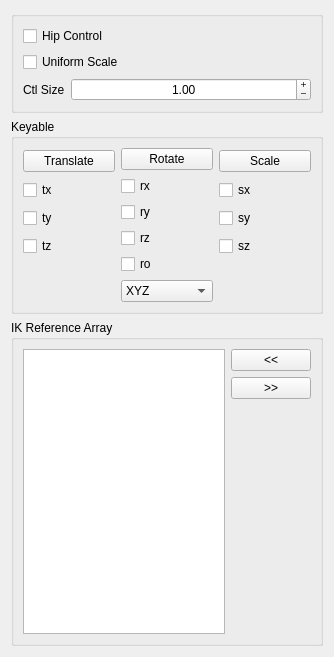
<?xml version="1.0" encoding="UTF-8"?>
<ui version="4.0">
 <class>Form</class>
 <widget class="QWidget" name="Form">
  <property name="geometry">
   <rect>
    <x>0</x>
    <y>0</y>
    <width>334</width>
    <height>657</height>
   </rect>
  </property>
  <property name="windowTitle">
   <string>Form</string>
  </property>
  <layout class="QGridLayout" name="gridLayout">
   <item row="0" column="0">
    <widget class="QGroupBox" name="groupBox">
     <property name="title">
      <string/>
     </property>
     <layout class="QGridLayout" name="gridLayout_2">
      <item row="0" column="0">
       <layout class="QVBoxLayout" name="verticalLayout_4">
        <item>
         <widget class="QCheckBox" name="hipControl_checkBox">
          <property name="text">
           <string>Hip Control</string>
          </property>
         </widget>
        </item>
        <item>
         <widget class="QCheckBox" name="uniScale_checkBox">
          <property name="text">
           <string>Uniform Scale</string>
          </property>
         </widget>
        </item>
        <item>
         <layout class="QHBoxLayout" name="horizontalLayout_3">
          <item>
           <widget class="QLabel" name="ctlSize_label">
            <property name="text">
             <string>Ctl Size</string>
            </property>
           </widget>
          </item>
          <item>
           <widget class="QDoubleSpinBox" name="ctlSize_doubleSpinBox">
            <property name="sizePolicy">
             <sizepolicy hsizetype="Expanding" vsizetype="Fixed">
              <horstretch>0</horstretch>
              <verstretch>0</verstretch>
             </sizepolicy>
            </property>
            <property name="wrapping">
             <bool>false</bool>
            </property>
            <property name="alignment">
             <set>Qt::AlignCenter</set>
            </property>
            <property name="buttonSymbols">
             <enum>QAbstractSpinBox::PlusMinus</enum>
            </property>
            <property name="minimum">
             <double>0.010000000000000</double>
            </property>
            <property name="maximum">
             <double>20000.000000000000000</double>
            </property>
            <property name="value">
             <double>1.000000000000000</double>
            </property>
           </widget>
          </item>
         </layout>
        </item>
       </layout>
      </item>
     </layout>
    </widget>
   </item>
   <item row="1" column="0">
    <widget class="QGroupBox" name="keyable_groupBox">
     <property name="title">
      <string>Keyable</string>
     </property>
     <layout class="QGridLayout" name="gridLayout_4">
      <item row="0" column="0">
       <layout class="QHBoxLayout" name="horizontalLayout">
        <item>
         <layout class="QVBoxLayout" name="verticalLayout">
          <property name="sizeConstraint">
           <enum>QLayout::SetMinimumSize</enum>
          </property>
          <item>
           <widget class="QPushButton" name="translate_pushButton">
            <property name="text">
             <string>Translate</string>
            </property>
           </widget>
          </item>
          <item>
           <widget class="QCheckBox" name="tx_checkBox">
            <property name="text">
             <string>tx</string>
            </property>
           </widget>
          </item>
          <item>
           <widget class="QCheckBox" name="ty_checkBox">
            <property name="text">
             <string>ty</string>
            </property>
           </widget>
          </item>
          <item>
           <widget class="QCheckBox" name="tz_checkBox">
            <property name="text">
             <string>tz</string>
            </property>
           </widget>
          </item>
          <item>
           <spacer name="verticalSpacer_2">
            <property name="orientation">
             <enum>Qt::Vertical</enum>
            </property>
            <property name="sizeType">
             <enum>QSizePolicy::Minimum</enum>
            </property>
            <property name="sizeHint" stdset="0">
             <size>
              <width>20</width>
              <height>40</height>
             </size>
            </property>
           </spacer>
          </item>
         </layout>
        </item>
        <item>
         <layout class="QVBoxLayout" name="verticalLayout_2">
          <property name="sizeConstraint">
           <enum>QLayout::SetMinimumSize</enum>
          </property>
          <item>
           <widget class="QPushButton" name="rotate_pushButton">
            <property name="text">
             <string>Rotate</string>
            </property>
           </widget>
          </item>
          <item>
           <widget class="QCheckBox" name="rx_checkBox">
            <property name="text">
             <string>rx</string>
            </property>
           </widget>
          </item>
          <item>
           <widget class="QCheckBox" name="ry_checkBox">
            <property name="text">
             <string>ry</string>
            </property>
           </widget>
          </item>
          <item>
           <widget class="QCheckBox" name="rz_checkBox">
            <property name="text">
             <string>rz</string>
            </property>
           </widget>
          </item>
          <item>
           <widget class="QCheckBox" name="ro_checkBox">
            <property name="text">
             <string>ro</string>
            </property>
           </widget>
          </item>
          <item>
           <widget class="QComboBox" name="ro_comboBox">
            <item>
             <property name="text">
              <string>XYZ</string>
             </property>
            </item>
            <item>
             <property name="text">
              <string>YZX</string>
             </property>
            </item>
            <item>
             <property name="text">
              <string>ZXY</string>
             </property>
            </item>
            <item>
             <property name="text">
              <string>XZY</string>
             </property>
            </item>
            <item>
             <property name="text">
              <string>YXZ</string>
             </property>
            </item>
            <item>
             <property name="text">
              <string>ZYX</string>
             </property>
            </item>
           </widget>
          </item>
         </layout>
        </item>
        <item>
         <layout class="QVBoxLayout" name="verticalLayout_3">
          <item>
           <widget class="QPushButton" name="scale_pushButton">
            <property name="text">
             <string>Scale</string>
            </property>
           </widget>
          </item>
          <item>
           <widget class="QCheckBox" name="sx_checkBox">
            <property name="text">
             <string>sx</string>
            </property>
           </widget>
          </item>
          <item>
           <widget class="QCheckBox" name="sy_checkBox">
            <property name="text">
             <string>sy</string>
            </property>
           </widget>
          </item>
          <item>
           <widget class="QCheckBox" name="sz_checkBox">
            <property name="text">
             <string>sz</string>
            </property>
           </widget>
          </item>
          <item>
           <spacer name="verticalSpacer">
            <property name="orientation">
             <enum>Qt::Vertical</enum>
            </property>
            <property name="sizeType">
             <enum>QSizePolicy::Minimum</enum>
            </property>
            <property name="sizeHint" stdset="0">
             <size>
              <width>20</width>
              <height>40</height>
             </size>
            </property>
           </spacer>
          </item>
         </layout>
        </item>
       </layout>
      </item>
     </layout>
    </widget>
   </item>
   <item row="2" column="0">
    <widget class="QGroupBox" name="ikRefArray_groupBox">
     <property name="title">
      <string>IK Reference Array</string>
     </property>
     <layout class="QGridLayout" name="gridLayout_3">
      <item row="0" column="0">
       <layout class="QHBoxLayout" name="ikRefArray_horizontalLayout">
        <item>
         <layout class="QVBoxLayout" name="ikRefArray_verticalLayout_1">
          <item>
           <widget class="QListWidget" name="ikRefArray_listWidget">
            <property name="dragDropOverwriteMode">
             <bool>true</bool>
            </property>
            <property name="dragDropMode">
             <enum>QAbstractItemView::InternalMove</enum>
            </property>
            <property name="defaultDropAction">
             <enum>Qt::MoveAction</enum>
            </property>
            <property name="alternatingRowColors">
             <bool>true</bool>
            </property>
            <property name="selectionMode">
             <enum>QAbstractItemView::ExtendedSelection</enum>
            </property>
            <property name="selectionRectVisible">
             <bool>false</bool>
            </property>
           </widget>
          </item>
         </layout>
        </item>
        <item>
         <layout class="QVBoxLayout" name="ikRefArray_verticalLayout_2">
          <item>
           <widget class="QPushButton" name="ikRefArrayAdd_pushButton">
            <property name="text">
             <string>&lt;&lt;</string>
            </property>
           </widget>
          </item>
          <item>
           <widget class="QPushButton" name="ikRefArrayRemove_pushButton">
            <property name="text">
             <string>&gt;&gt;</string>
            </property>
           </widget>
          </item>
          <item>
           <spacer name="ikRefArray_verticalSpacer">
            <property name="orientation">
             <enum>Qt::Vertical</enum>
            </property>
            <property name="sizeHint" stdset="0">
             <size>
              <width>20</width>
              <height>40</height>
             </size>
            </property>
           </spacer>
          </item>
         </layout>
        </item>
       </layout>
      </item>
     </layout>
    </widget>
   </item>
  </layout>
 </widget>
 <resources/>
 <connections>
  <connection>
   <sender>translate_pushButton</sender>
   <signal>clicked()</signal>
   <receiver>tx_checkBox</receiver>
   <slot>toggle()</slot>
   <hints>
    <hint type="sourcelabel">
     <x>95</x>
     <y>233</y>
    </hint>
    <hint type="destinationlabel">
     <x>52</x>
     <y>256</y>
    </hint>
   </hints>
  </connection>
  <connection>
   <sender>translate_pushButton</sender>
   <signal>clicked()</signal>
   <receiver>ty_checkBox</receiver>
   <slot>toggle()</slot>
   <hints>
    <hint type="sourcelabel">
     <x>95</x>
     <y>233</y>
    </hint>
    <hint type="destinationlabel">
     <x>89</x>
     <y>279</y>
    </hint>
   </hints>
  </connection>
  <connection>
   <sender>translate_pushButton</sender>
   <signal>clicked()</signal>
   <receiver>tz_checkBox</receiver>
   <slot>toggle()</slot>
   <hints>
    <hint type="sourcelabel">
     <x>95</x>
     <y>233</y>
    </hint>
    <hint type="destinationlabel">
     <x>95</x>
     <y>302</y>
    </hint>
   </hints>
  </connection>
  <connection>
   <sender>rotate_pushButton</sender>
   <signal>clicked()</signal>
   <receiver>rx_checkBox</receiver>
   <slot>toggle()</slot>
   <hints>
    <hint type="sourcelabel">
     <x>178</x>
     <y>228</y>
    </hint>
    <hint type="destinationlabel">
     <x>178</x>
     <y>251</y>
    </hint>
   </hints>
  </connection>
  <connection>
   <sender>rotate_pushButton</sender>
   <signal>clicked()</signal>
   <receiver>ry_checkBox</receiver>
   <slot>toggle()</slot>
   <hints>
    <hint type="sourcelabel">
     <x>178</x>
     <y>228</y>
    </hint>
    <hint type="destinationlabel">
     <x>178</x>
     <y>274</y>
    </hint>
   </hints>
  </connection>
  <connection>
   <sender>rotate_pushButton</sender>
   <signal>clicked()</signal>
   <receiver>rz_checkBox</receiver>
   <slot>toggle()</slot>
   <hints>
    <hint type="sourcelabel">
     <x>178</x>
     <y>228</y>
    </hint>
    <hint type="destinationlabel">
     <x>178</x>
     <y>297</y>
    </hint>
   </hints>
  </connection>
  <connection>
   <sender>rotate_pushButton</sender>
   <signal>clicked()</signal>
   <receiver>ro_checkBox</receiver>
   <slot>toggle()</slot>
   <hints>
    <hint type="sourcelabel">
     <x>178</x>
     <y>228</y>
    </hint>
    <hint type="destinationlabel">
     <x>178</x>
     <y>320</y>
    </hint>
   </hints>
  </connection>
  <connection>
   <sender>scale_pushButton</sender>
   <signal>clicked()</signal>
   <receiver>sx_checkBox</receiver>
   <slot>toggle()</slot>
   <hints>
    <hint type="sourcelabel">
     <x>261</x>
     <y>233</y>
    </hint>
    <hint type="destinationlabel">
     <x>261</x>
     <y>256</y>
    </hint>
   </hints>
  </connection>
  <connection>
   <sender>scale_pushButton</sender>
   <signal>clicked()</signal>
   <receiver>sy_checkBox</receiver>
   <slot>toggle()</slot>
   <hints>
    <hint type="sourcelabel">
     <x>261</x>
     <y>233</y>
    </hint>
    <hint type="destinationlabel">
     <x>261</x>
     <y>279</y>
    </hint>
   </hints>
  </connection>
  <connection>
   <sender>scale_pushButton</sender>
   <signal>clicked()</signal>
   <receiver>sz_checkBox</receiver>
   <slot>toggle()</slot>
   <hints>
    <hint type="sourcelabel">
     <x>261</x>
     <y>233</y>
    </hint>
    <hint type="destinationlabel">
     <x>261</x>
     <y>302</y>
    </hint>
   </hints>
  </connection>
 </connections>
</ui>
